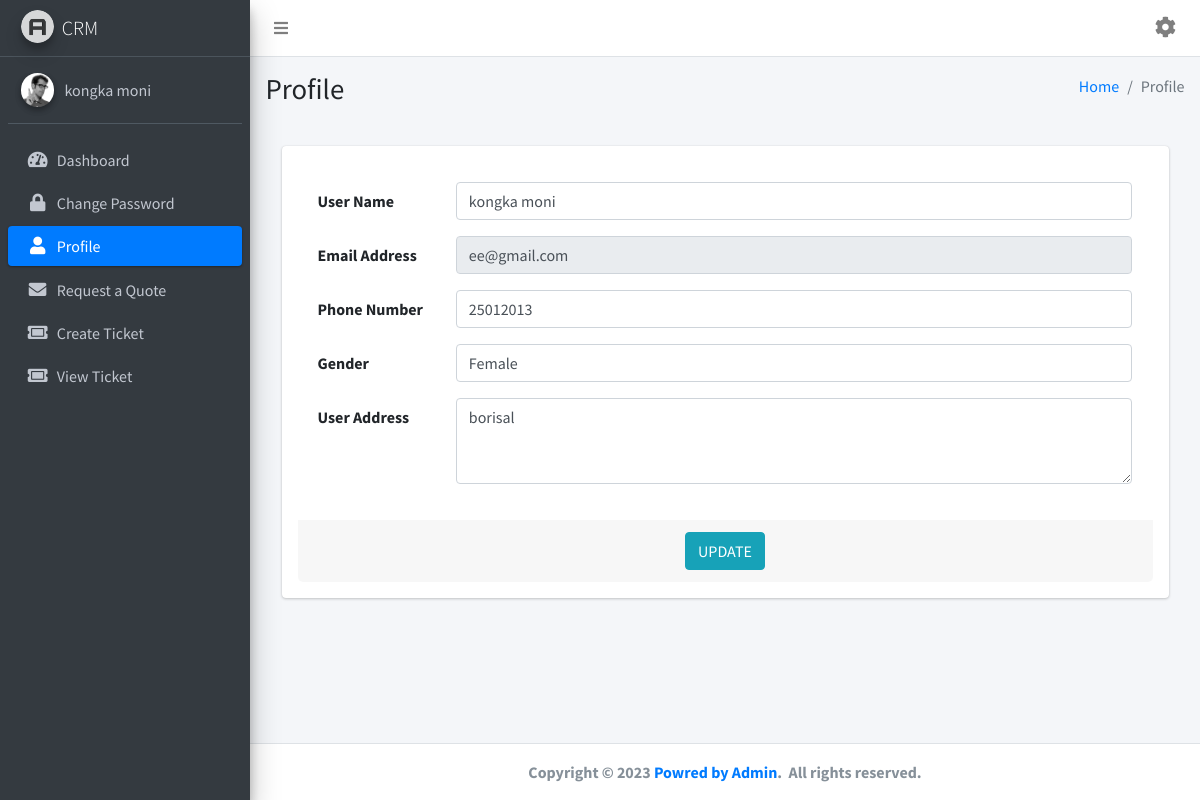
/view/user/profile.php (signed in), run on the app's committed database.
### tables this page shows
CREATE TABLE `user` (
  `id` int(11) NOT NULL,
  `name` varchar(255) NOT NULL,
  `email` varchar(255) NOT NULL,
  `password` varchar(255) NOT NULL,
  `mobile` varchar(255) NOT NULL,
  `gender` varchar(255) NOT NULL,
  `address` varchar(255) NOT NULL,
  `status` int(10) NOT NULL
);

### view/user/profile.php (the view, shortened to what this page needs)
<?php
require_once "../../config/connection.php";
?>
<section class="content">
  <div class="container-fluid">
    <div class="card card-light m-3">
      <?php
      $user_email = $_SESSION['user_email'];
      $select_user_query = "SELECT * FROM `user` WHERE `email` = '$user_email'";
      $select_user_query_run = mysqli_query($con, $select_user_query);
      if (mysqli_num_rows($select_user_query_run) > 0) {
        $row = mysqli_fetch_assoc($select_user_query_run);
      } ?>
      <form class="form-horizontal m-3" action="../../function/user/profile_update.php" method="post" >
        <div class="card-body ">
          <div class="form-group row">
            <label for="user_name" class="col-sm-2 col-form-label">User Name</label>
            <div class="col-sm-10">
              <input type="text" class="form-control" name="user_name" id="user_name" value="<?= $row['name'] ?>" required>
            </div>
          </div>
          <div class="form-group row">
            <label for="user_email" class="col-sm-2 col-form-label">Email Address</label>
            <div class="col-sm-10">
              <input type="email" class="form-control" name="user_email" id="user_email" value="<?= $row['email'] ?>" readonly>
            </div>
          </div>
          <div class="form-group row">
            <label for="phone_no" class="col-sm-2 col-form-label">Phone Number</label>
            <div class="col-sm-10">
              <input type="text" class="form-control" name="phone_no" id="phone_no" value="<?= $row['mobile'] ?>" required>
            </div>
          </div>
          <div class="form-group row">
            <label for="phone_no" class="col-sm-2 col-form-label">Gender</label>
            <div class="col-sm-10">
              <select class="form-control" name="gender">
              <option value="female"<?php if($row['gender']=='female') echo 'selected'; ?>>Female</option>
              </select>
            </div>
          </div>
          <div class="form-group row">
            <label for="phone_no" class="col-sm-2 col-form-label">User Address</label>
            <div class="col-sm-10">
              <textarea class="form-control" rows="3" name="user_address" required><?=$row['address'] ?></textarea>
            </div>
          </div>
        </div>
        <div class="card-footer d-flex justify-content-center">
          <button type="submit" class="btn btn-info" name="profile_update_btn">UPDATE</button>
        </div>
      </form>
    </div>
  </div>
</section>
<?php
require_once "master.php";
?>

### view/includes/user/asidebar.php (shortened to what this page needs)
<?php
$user_email =  $_SESSION['user_email'] ;
require_once "../../config/connection.php";
$select_userdata_query = "SELECT * FROM `user` WHERE `email` = '$user_email'";
$select_userdata_query_run = mysqli_query($con, $select_userdata_query);
$row = mysqli_fetch_assoc($select_userdata_query_run);
?>
 <aside class="main-sidebar sidebar-dark-primary elevation-4">
      <a href="dashboard.php" class="brand-link">
        <img src="../../assets/dist/img/AdminLTELogo.png" alt="AdminLTE Logo" class="brand-image img-circle elevation-3" style="opacity: .8">
        <span class="brand-text font-weight-light">CRM</span>
      </a>
      <div class="sidebar">
        <div class="user-panel mt-3 pb-3 mb-3 d-flex">
          <div class="image">
            <img src="../../assets/dist/img/user2-160x160.jpg" class="img-circle elevation-2" alt="User Image">
          </div>
          <div class="info">
            <a href="#" class="d-block"><?=$row['name'] ?></a>
          </div>
        </div>
        <nav class="mt-2">
          <ul class="nav nav-pills nav-sidebar flex-column" data-widget="treeview" role="menu" data-accordion="false">
            <li class="nav-item">
              <a href="dashboard.php" class="nav-link <?= activeMenu('dashboard.php') ?>">
                <i class="nav-icon fas fa-tachometer-alt"></i>
                <p>
                  Dashboard
                </p>
              </a>
            </li>
            <li class="nav-item">
              <a href="change_password.php" class="nav-link <?= activeMenu('change_password.php') ?>">
                <i class="nav-icon fas fa-lock"></i>
                <p>
                  Change Password
                </p>
              </a>
            </li>
            <li class="nav-item">
              <a href="profile.php" class="nav-link <?= activeMenu('profile.php') ?>">
                <i class="nav-icon fas fa-user"></i>
                <p>
                  Profile
                </p>
              </a>
            </li>
            <li class="nav-item">
              <a href="request_quote.php" class="nav-link <?= activeMenu('request_quote.php') ?>">
                <i class="nav-icon fas fa-envelope"></i>
                <p>
                 Request a Quote
                </p>
              </a>
            </li>
            <li class="nav-item">
              <a href="create_ticket.php" class="nav-link <?= activeMenu('create_ticket.php') ?>">
                <i class="nav-icon fas fa-ticket-alt"></i>
                <p>
                 Create Ticket
                </p>
              </a>
            </li>
            <li class="nav-item">
              <a href="view_ticket.php" class="nav-link <?= activeMenu('view_ticket.php') ?>">
                <i class="nav-icon fas fa-ticket-alt"></i>
                <p>
                  View Ticket
                </p>
              </a>
            </li>
          </ul>
        </nav>
      </div>
    </aside>
<?php
function activeMenu($parameater){
  $urlParts = explode('/', $_SERVER['PHP_SELF']);
  $currentPage = end($urlParts);
  if ($parameater == $currentPage) {
      return "active";
  }
}
?>

### data on the page
user: name "kongka moni", user_name "kongka moni", user_email "ee@gmail.com", phone_no "25012013", gender "Female", user_address "borisal"

### other printed values
$pageTitle "Profile"
